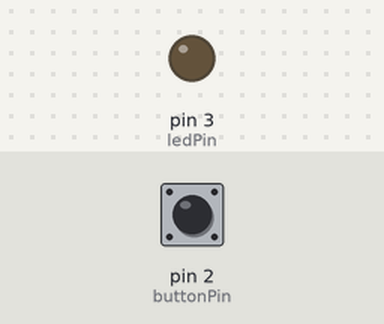
The sketch below on a simulated Arduino Uno, built with avr-gcc and run on an emulated ATmega328P. Shown: output pins drawn as LEDs (lit = HIGH). The test bench sets the inputs (shaded band); at power-on: pin 2 (buttonPin) LOW.

Above: at 4.8 s.
4.9 s: pin 2 (buttonPin) pulled HIGH for 2.35 s
At 7.3 s:
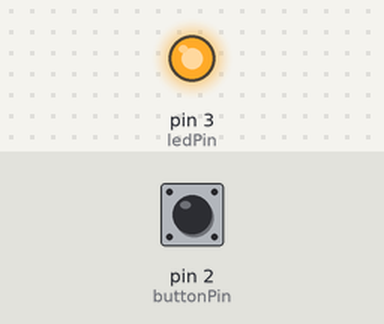
Timing chart, 0 to 9.5 s (numbered marks = the images above; inputs shaded):
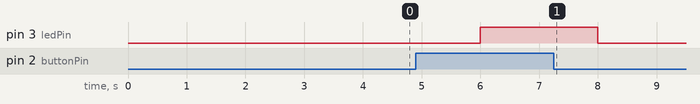

Measured:
- after the input at 4.9 s, pin 3 (ledPin): LOW → HIGH after 1.1 s, → LOW 2.0 s later

The sketch:

02-16-digitalRead-1.ino
```cpp
/* intro to digitalRead()
    turn a light on if a button is pushed
*/
const int buttonPin = 2;
const int ledPin = 3;

void setup() {
  pinMode(buttonPin, INPUT);
  pinMode(ledPin, OUTPUT);
}

void loop() {
  /* note the compact (lazy code).  digitalRead() returns an int so I can
      use it inside a conditional block.  This works but can be hard to read
      if done too much
  */
  if (digitalRead(buttonPin)) {
    digitalWrite(ledPin, HIGH);
  } else {
    digitalWrite(ledPin, LOW);
  }
  delay(2000);

}
```
